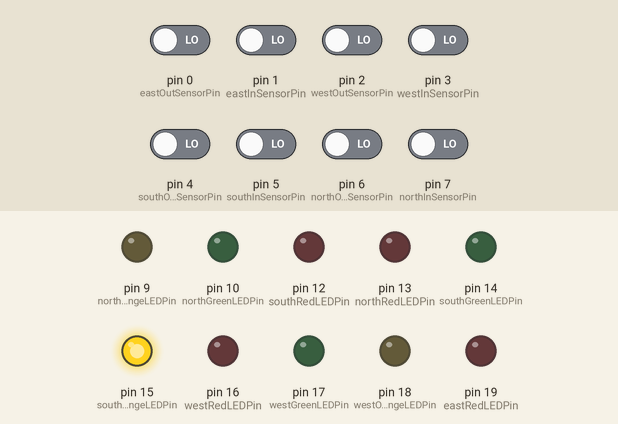
This sketch was run on a simulated Arduino Uno, built with avr-gcc and run on an emulated ATmega328P. Parts: output pins drawn as LEDs (lit = HIGH). Dashed ring = blinking. Inputs (shaded band) come from the test bench; at power-on: pin 0 (eastOutSensorPin), pin 1 (eastInSensorPin), pin 2 (westOutSensorPin), pin 3 (westInSensorPin), pin 4 (southOutSensorPin), pin 5 (southInSensorPin), pin 6 (northOutSensorPin), pin 7 (northInSensorPin) LOW.

Above: at 2.8 s.
2.9 s: pin 1 (eastInSensorPin) driven HIGH
At 3.55 s:
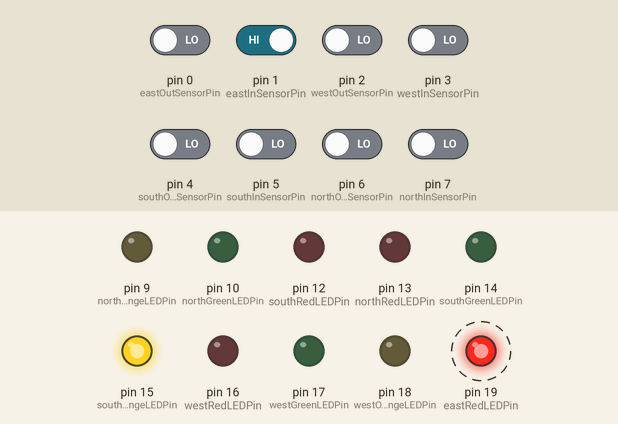
5.9 s: pin 4 (southOutSensorPin) driven HIGH
At 6.15 s:
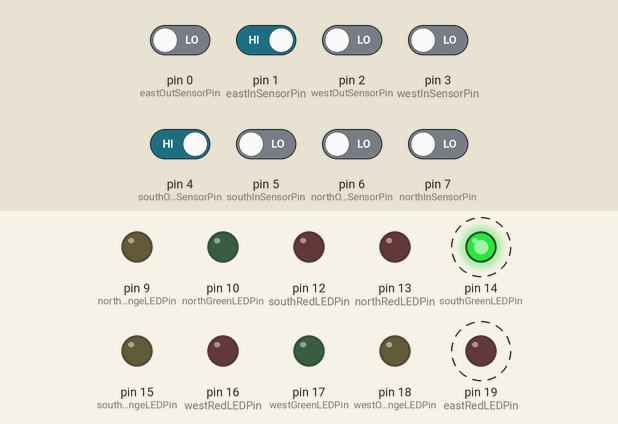
8.9 s: pin 2 (westOutSensorPin) driven HIGH
At 9.45 s:
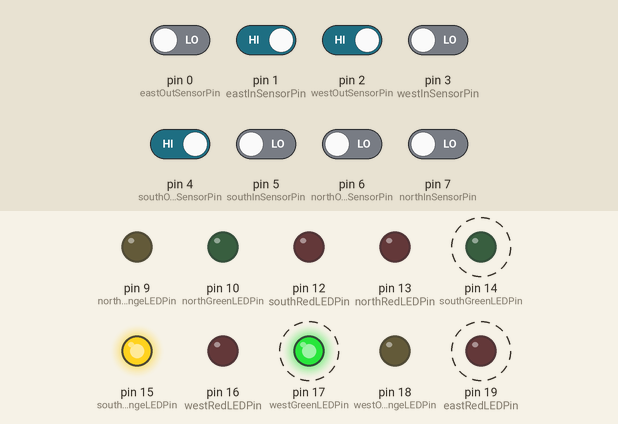
11.9 s: pin 3 (westInSensorPin) driven HIGH
At 12.25 s:
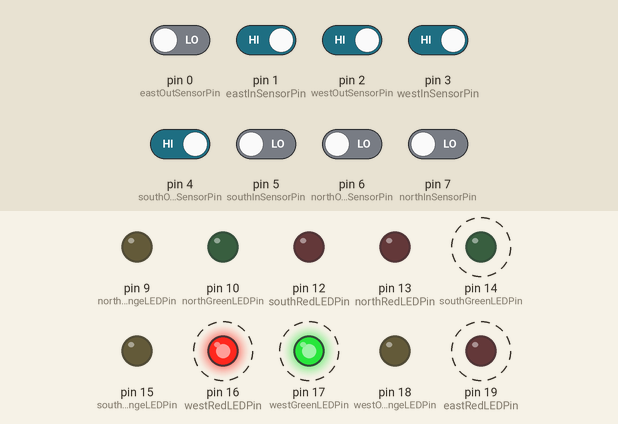
14.9 s: pin 5 (southInSensorPin) driven HIGH
At 15.35 s:
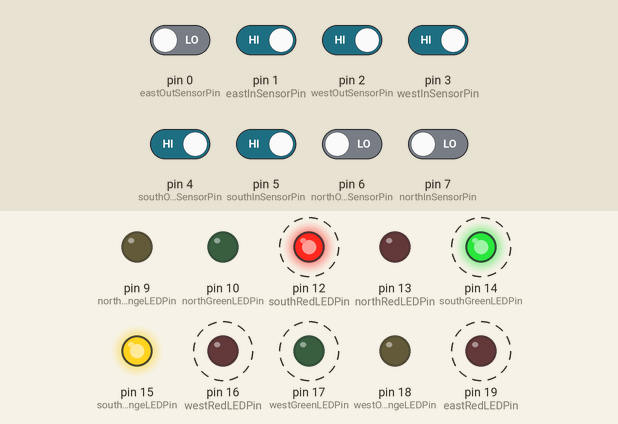
17.9 s: pin 6 (northOutSensorPin) driven HIGH
Timing chart, 0 to 23.9 s (numbered marks = the images above; inputs shaded):
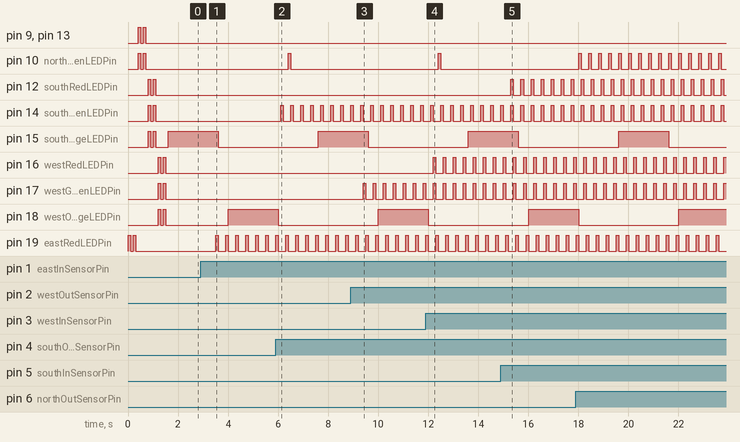

Measured:
- after the input at 2.9 s, pin 19 (eastRedLEDPin): alternates HIGH for 0.10 s and LOW for 0.30 s, starting after 0.60 s
- after the input at 5.9 s, pin 14 (southGreenLEDPin): alternates HIGH for 0.10 s and LOW for 0.30 s, starting after 0.20 s
- after the input at 8.9 s, pin 17 (westGreenLEDPin): alternates HIGH for 0.10 s and LOW for 0.30 s, starting after 0.50 s
- after the input at 11.9 s, pin 16 (westRedLEDPin): alternates HIGH for 0.10 s and LOW for 0.30 s, starting after 0.31 s
- after the input at 14.9 s, pin 12 (southRedLEDPin): alternates HIGH for 0.10 s and LOW for 0.30 s, starting after 0.41 s
- by itself, pin 10 (northGreenLEDPin): alternates HIGH for 0.10 s and LOW for 0.30 s

The sketch:

traffic-control-system.ino
```cpp
#include "TrafficLane.h"
#include <TM1637Display.h>

// LED pins with 20 as value are not actually connected to any microcontroller pin directly. Hence, the numbering is selected arbitrarily to avoid error.

// North lane:
#define northRedLEDPin 13
#define northGreenLEDPin 10
#define northOrangeLEDPin 9
#define northInSensorPin 7
#define northOutSensorPin 6
// #define northCLKPin 21
// #define northDIO 20

//TM1637Display northDisplay(northCLKPin, northDIO);
TrafficLane northLane(northRedLEDPin, northGreenLEDPin, northOrangeLEDPin, northInSensorPin, northOutSensorPin, "go");

// South lane:
#define southRedLEDPin 12
#define southGreenLEDPin 14 // A0
#define southOrangeLEDPin 15 // A1
#define southInSensorPin 5
#define southOutSensorPin 4
// #define southCLKPin 19
// #define southDIO 18
//TM1637Display southDisplay(southCLKPin, southDIO);
TrafficLane southLane(southRedLEDPin, southGreenLEDPin, southOrangeLEDPin, southInSensorPin, southOutSensorPin, "ready");

// West lane:
#define westRedLEDPin 16 // A2
#define westGreenLEDPin 17 // A3
#define westOrangeLEDPin 18 // A4
#define westInSensorPin 3
#define westOutSensorPin 2
// #define westCLKPin 15
// #define westDIO 14
//TM1637Display westDisplay(westCLKPin, westDIO);
TrafficLane westLane(westRedLEDPin, westGreenLEDPin, westOrangeLEDPin, westInSensorPin, westOutSensorPin, "stop");

// East lane:
#define eastRedLEDPin 19 // A5
#define eastGreenLEDPin 20 // A6
#define eastOrangeLEDPin 21 // A7
#define eastInSensorPin 1
#define eastOutSensorPin 0
// #define eastCLKPin 16
// #define eastDIO 17
TrafficLane eastLane(eastRedLEDPin, eastGreenLEDPin, eastOrangeLEDPin, eastInSensorPin, eastOutSensorPin, "stop");

unsigned long timeDelay = 1000; // time for updating the counter
unsigned long lastTime, blinkLastTime = 0;

byte laneIndex = 0; //
TrafficLane lanes[4] = {eastLane, southLane, westLane, northLane};
unsigned long waitCount = 10; // min seconds

void setup() {
  // put your setup code here, to run once:
  eastLane.configurePins();
  northLane.configurePins();
  westLane.configurePins();
  southLane.configurePins();

  // blink all LEDs
  eastLane.blinkLEDs(100, 100, 2);
  northLane.blinkLEDs(100, 100, 2);
  southLane.blinkLEDs(100, 100, 2);
  westLane.blinkLEDs(100, 100, 2);
}

void loop() {
  // put your main code here, to run repeatedly:
  process();
  test();
}

void test(){
  northLane.testSensors();
  southLane.testSensors();
  westLane.testSensors();
  eastLane.testSensors();
}

void process(){
  if(millis() - lastTime < waitCount * lanes[laneIndex].getVehicleCount()){
    lanes[laneIndex].setState("go");
    for(byte index = 0; index < 4; index++){ // set next lane to "ready" state and all other two to "wait"
      if(index != laneIndex){
        if(laneIndex < 3 ){
          lanes[laneIndex + 1].setState("ready");
        }else{
          lanes[laneIndex].setState("wait");
        }
      }
    }
  }else{
    if(laneIndex >= 4){
      laneIndex = 0;
    }else{
      laneIndex +=1;
    }
    lastTime = millis();
  }

  northLane.countVehicles();
  southLane.countVehicles();
  westLane.countVehicles();
  eastLane.countVehicles();

  if(millis() - blinkLastTime >= timeDelay){
    // descrement 7 segments accordingly for lane that is in "go" state
    // northLane.updateDelayCount();
    // southLane.updateDelayCount();
    // westLane.updateDelayCount();
    // eastLane.updateDelayCount();
    lanes[laneIndex].turnOnLED();
    blinkLastTime = millis();
  }else{
    lanes[laneIndex].turnOffLED();
  }
}
```

TrafficLane.cpp
```cpp
#include "TrafficLane.h"
#include <TM1637Display.h>

TrafficLane::TrafficLane(byte redLEDPin, byte greenLEDPin, byte orangeLEDPin,
  byte inSensorPin, byte outSensorPin, String state){
  this->redLEDPin = redLEDPin;
  this->greenLEDPin = greenLEDPin;
  this->orangeLEDPin = orangeLEDPin;
  this->inSensorPin = inSensorPin;
  this->outSensorPin = outSensorPin;
  this->state = state;
}

void TrafficLane::blinkLEDs(unsigned long offDelay, unsigned long onDelay, byte count){
  for(byte index = 0; index < count; index++){
    digitalWrite(redLEDPin, HIGH);
    digitalWrite(orangeLEDPin, HIGH);
    digitalWrite(greenLEDPin, HIGH);
    delay(onDelay);
    digitalWrite(redLEDPin, LOW);
    digitalWrite(orangeLEDPin, LOW);
    digitalWrite(greenLEDPin, LOW);
    delay(offDelay);
  }
}

void TrafficLane::testSensors(){
  if(this->getInSensorState()){
    digitalWrite(this->redLEDPin, HIGH);
  }
  if(this->getOutSensorState()){
    digitalWrite(this->greenLEDPin, HIGH);
  }
  delay(100);
  digitalWrite(this->redLEDPin, LOW);
  digitalWrite(this->greenLEDPin, LOW);
}

void TrafficLane::configurePins(){
  pinMode(redLEDPin, OUTPUT);
  pinMode(greenLEDPin, OUTPUT);
  pinMode(orangeLEDPin, OUTPUT);
  pinMode(inSensorPin, INPUT);
  pinMode(outSensorPin, INPUT);
}

void TrafficLane::updateDelayCount(){
  if(this->delayCount > 0 && this->state == "go"){
      this->delayCount -= 1;
  }
}

uint16_t TrafficLane:: getDelayCount(){
  return this->delayCount;
}

uint16_t TrafficLane:: getVehicleCount(){
  return this->vehicleCount;
  }

uint16_t TrafficLane:: incrementVehicleCount(){
    if(this->inSensorState == true){
     this->vehicleCount+=1;
    }
    return this->vehicleCount;
}

uint16_t TrafficLane:: decrementVehicleCount(){
    if(this->outSensorState == true){
     this->vehicleCount-=1;
    }
    return this->vehicleCount;
}

bool TrafficLane:: setOutSensorState(){
  if(this->outSensorState == false && readOutSensor() == HIGH){
    this->outSensorState = true;
    incrementVehicleCount();
  }
  if(readOutSensor() == LOW){
    this->outSensorState = false;
  }
  return this->outSensorState;
}

bool TrafficLane:: setInSensorState(){
  if(this->inSensorState == false && readInSensor() == HIGH){
    this->inSensorState = true;
    incrementVehicleCount();
  }
  if(readInSensor() == LOW){
    this->inSensorState = false;
  }
  return this->inSensorState;
}

bool TrafficLane:: getOutSensorState(){
  return this->outSensorState;
}

bool TrafficLane:: getInSensorState(){
  return this->inSensorState;
}

int TrafficLane:: readOutSensor(){
  return digitalRead(this->outSensorPin);
}

int TrafficLane:: readInSensor(){
  return digitalRead(this->inSensorPin);
}


void TrafficLane:: resetVehicleCount(){
  this->vehicleCount = 0;
}

String TrafficLane:: getState(){
  return this->state;
}

void TrafficLane:: setState(String state){ // state: "go",  "read", "ready"
  if(state == "go"){
    digitalWrite(this->greenLEDPin, HIGH);
    digitalWrite(this->redLEDPin, LOW);
    digitalWrite(this->orangeLEDPin, LOW);
  }
  else if(state == "wait"){
    digitalWrite(this->redLEDPin, HIGH);
    digitalWrite(this->greenLEDPin, LOW);
    digitalWrite(this->orangeLEDPin, LOW);
  }else{
    digitalWrite(this->orangeLEDPin, HIGH);
    digitalWrite(this->redLEDPin, LOW);
    digitalWrite(this->greenLEDPin, LOW);
  }
  return this->state = state;
}

void TrafficLane::countVehicles(){
  setOutSensorState();
  setInSensorState();
}

void TrafficLane::turnOnLED(){
  if(this->state == "go"){
     digitalWrite(this->greenLEDPin, HIGH);
  }
  else if(this->state == "wait"){
    digitalWrite(this->redLEDPin, HIGH);
  }else{
    digitalWrite(this->orangeLEDPin, HIGH);
  }
}

void TrafficLane::turnOffLED(){
  if(this->state == "go"){
     digitalWrite(this->greenLEDPin, LOW);
  }
  else if(this->state == "wait"){
    digitalWrite(this->redLEDPin, LOW);
  }else{
    digitalWrite(this->orangeLEDPin, LOW);
  }
}
```

TrafficLane.h
```cpp
#include "arduino.h"
#include <TM1637Display.h>

#ifndef TRAFFICLANE_H
#define TRAFFICLANE_H


class TrafficLane{
  private:
    uint16_t delayCount;
    String state;
    byte redLEDPin; // distilling temperature lower limit
    byte greenLEDPin; // distilling temperature upper limit
    byte orangeLEDPin;
    byte outSensorPin; // IR sensor for vehicle detection
    byte inSensorPin;
    bool inSensorState;
    bool outSensorState;
    uint16_t vehicleCount;

  public:
   TrafficLane::TrafficLane(
      byte redLEDPin,
      byte greenLEDPin,
      byte orangeLEDPin,
      byte outSensorPin,
      byte inSensorPin,
      String state
     );

    void configurePins();
    uint16_t getVehicleCount();
    uint16_t incrementVehicleCount();
    uint16_t decrementVehicleCount();
    void resetVehicleCount();
    void setState(String state); // set state of a traffic lane: State could be "wait", "go" or "ready"
    String getState();
    int readOutSensor();
    int readInSensor();
    bool getOutSensorState();
    bool setOutSensorState();
    bool getInSensorState();
    bool setInSensorState();
    void updateDelayCount();
    uint16_t getDelayCount();
    void blinkLEDs(unsigned long offDelay, unsigned long onDelay, byte count);
    void testSensors();
    void countVehicles();
    void turnOnLED();
    void turnOffLED();
  };


 #endif
```
